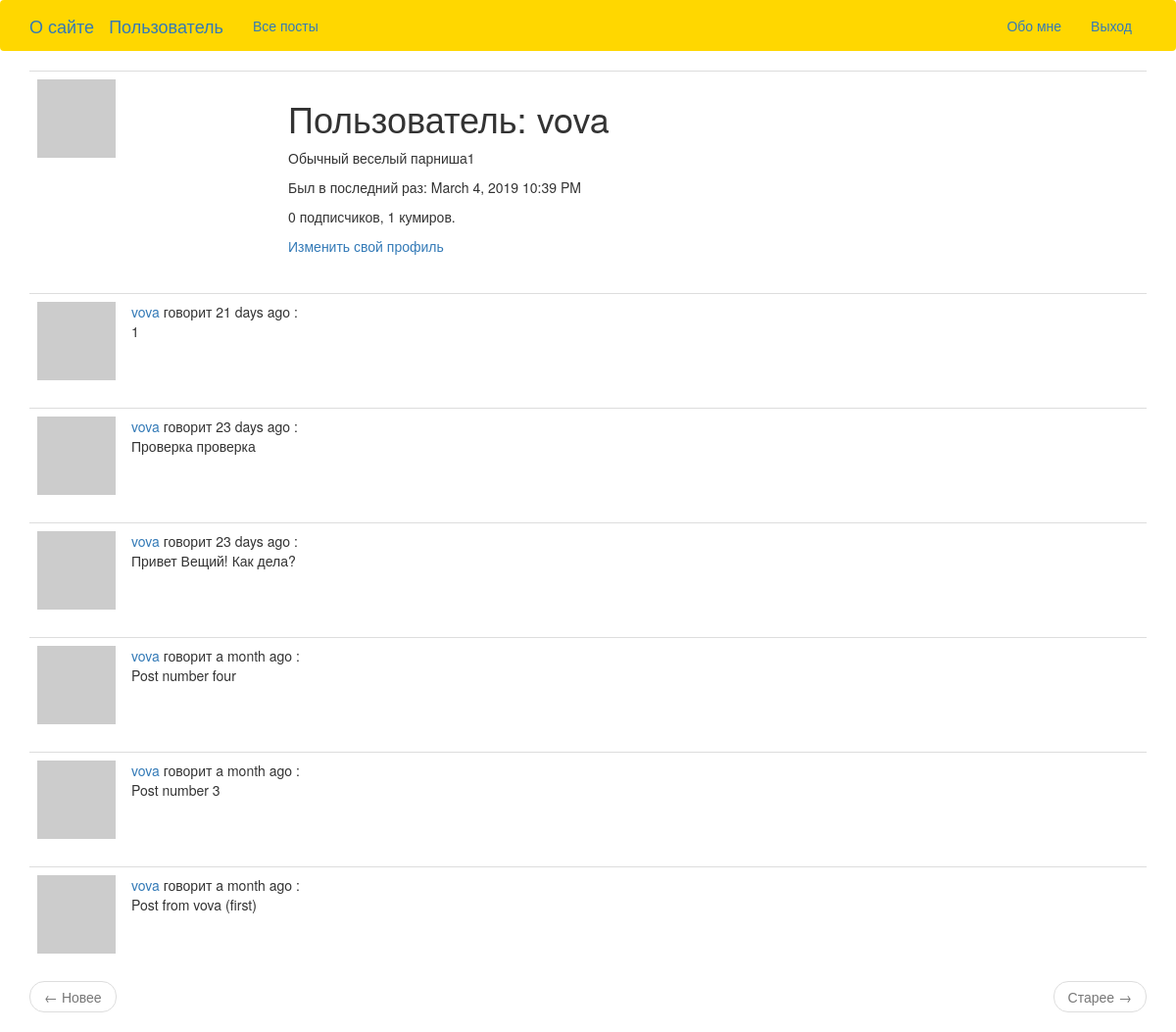
Page /user/vova (signed in) on the earlier database version.
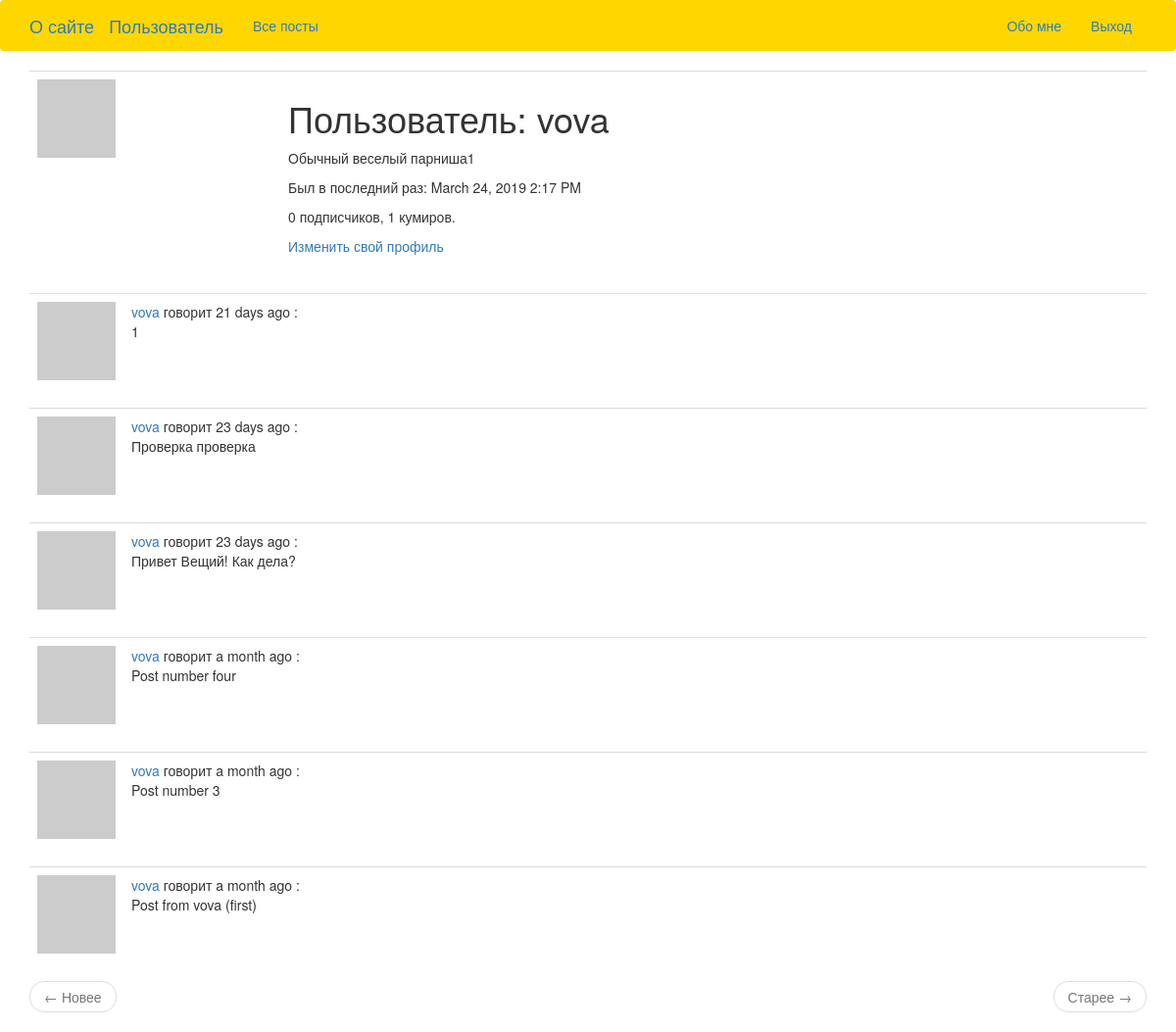
Same page on the later database version.
### app/models.py (models this page shows, shortened)
class User(UserMixin, db.Model):
    id = db.Column(db.Integer, primary_key=True)
    username = db.Column(db.String(64), index=True, unique=True)
    email = db.Column(db.String(120), index=True, unique=True)
    password_hash = db.Column(db.String(128))
    posts = db.relationship('Post', backref='author', lazy='dynamic')
    about_me = db.Column(db.String(140))
    last_seen = db.Column(db.DateTime, default=datetime.utcnow)
    followed = db.relationship(
            'User', secondary=followers,
            primaryjoin=(followers.c.follower_id == id),
            secondaryjoin=(followers.c.followed_id == id),
            backref=db.backref('followers', lazy='dynamic'), lazy='dynamic')
    def avatar(self, size):
        digest = md5(self.email.lower().encode('utf-8')).hexdigest()
        return 'https://www.gravatar.com/avatar/{}?d=identicon&s={}'.format(digest, size)

### app/main/routes.py (the view)
@bp.route('/user/<username>')
@login_required
def user(username):
    user = User.query.filter_by(username=username).first_or_404()
    page = request.args.get('page', 1, type=int)
    posts = user.posts.order_by(Post.timestamp.desc()).paginate(
            page, current_app.config['POSTS_PER_PAGE'], False)
    next_url = url_for('main.user', username=user.username, page=posts.next_num) \
            if posts.has_next else None
    prev_url = url_for('main.user', username=user.username, page=posts.prev_num) \
            if posts.has_prev else None
    return render_template('user.html', user=user, posts=posts.items, next_url=next_url, prev_url=prev_url)

### app/main/routes.py (called while the page is built)
@bp.before_request
def before_request():
    if current_user.is_authenticated:
        current_user.last_seen = datetime.utcnow()
        db.session.commit()

### app/models.py (called while the page is built)
@login.user_loader
def load_user(id):
    return User.query.get(int(id))

### app/templates/user.html
{% extends "base.html" %}
{% block app_content %}
    <table class="table table-hover">
        <tr>
            <td width="256px"><img src="{{ user.avatar(256) }}"></td>
            <td>
                <h1>Пользователь: {{ user.username }}</h1>
                {% if user.about_me %}<p>{{ user.about_me }}</p>{% endif %}
		{% if user.last_seen %}<p>Был в последний раз: {{ moment(user.last_seen).format('LLL') }}</p> {% endif %}
                <p>{{ user.followers.count() }} подписчиков, {{ user.followed.count() }} кумиров.</p>
                {% if user == current_user %}
                <p><a href="{{ url_for('main.edit_profile') }}">Изменить свой профиль</a></p>
                {% elif not current_user.is_following(user) %}
                <p><a href="{{ url_for('main.follow', username=user.username) }}">Подписаться</a></p>
                {% else %}
                <p><a href="{{ url_for('main.unfollow', username=user.username) }}">Отписаться</a></p>
                {% endif %}
            </td>
        </tr>
    </table>
    {% for post in posts %}
        {% include '_post.html' %}
    {% endfor %}
    <nav aria-label="...">
        <ul class="pager">
            <li class="previous{% if not prev_url %} disabled{% endif %}">
                <a href="{{ prev_url or '#' }}">
                    <span aria-hidden="true">&larr;</span> Новее
                </a>
            </li>
            <li class="next{% if not next_url %} disabled{% endif %}">
                <a href="{{ next_url or '#' }}">
                    Старее <span aria-hidden="true">&rarr;</span>
                </a>
            </li>
        </ul>
    </nav>
{% endblock %}

Differences in the rows shown:
changed User "vova": last_seen "March 4, 2019 10:39 PM" → "March 24, 2019 2:17 PM"
